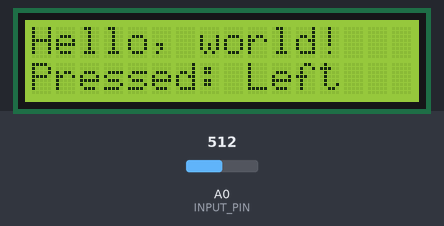
A sketch run on a simulated Arduino Uno, built with avr-gcc and run on an emulated ATmega328P. Parts: 16×2 character LCD. The test bench sets the inputs (shaded band); at power-on: A0 (INPUT_PIN) = 512.

Above: at 1.2 s.
1.3 s: A0 (INPUT_PIN) set to 440
At 2.5 s:
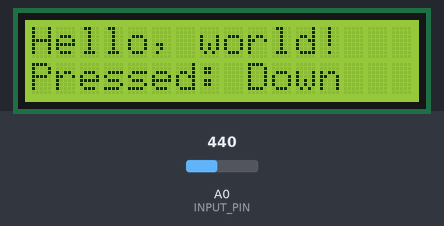
2.8 s: A0 (INPUT_PIN) set to 240
At 3.8 s:
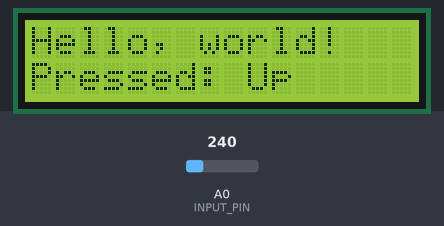
4.3 s: A0 (INPUT_PIN) set to 40
At 5.0 s:
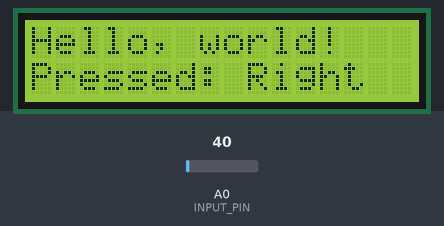
5.8 s: A0 (INPUT_PIN) set to 660
At 6.1 s:
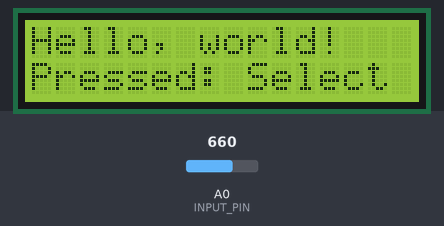
7.3 s: A0 (INPUT_PIN) set to 860
At 8.4 s:
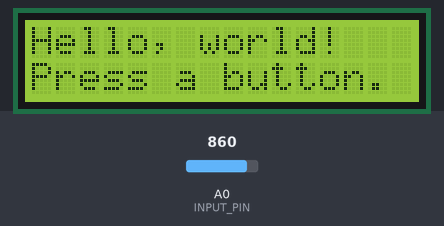
8.8 s: A0 (INPUT_PIN) set to 840
At 9.6 s:
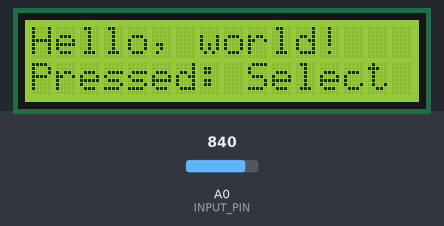
Timing chart, 0 to 11.3 s (numbered marks = the images above; inputs shaded):
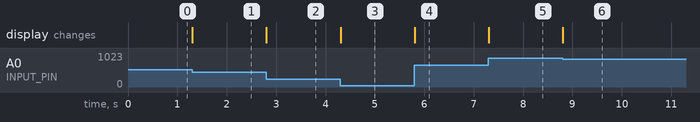

Measured:
- after the input at 1.3 s, the display: changes at once (image 1)
- after the input at 2.8 s, the display: changes at once (image 2)
- after the input at 4.3 s, the display: changes at once (image 3)
- after the input at 5.8 s, the display: changes at once (image 4)
- after the input at 7.3 s, the display: changes at once (image 5)
- after the input at 8.8 s, the display: changes at once (image 6)

The sketch:

03-lcd-shield.ino
```cpp
#include <LiquidCrystal.h>

enum button {
  NONE,
  RIGHT,
  UP,
  DOWN,
  LEFT,
  SELECT
};

// incoming values on pin 0 indicate which button was pressed
const int INPUT_PIN = 0;
const int RIGHT_THRESHOLD = 50;
const int UP_THRESHOLD = 250;
const int DOWN_THRESHOLD = 450;
const int LEFT_THRESHOLD = 650;
const int SELECT_THRESHOLD = 850;

button read_button() {
  int input = analogRead(INPUT_PIN);
  if (input < RIGHT_THRESHOLD) return RIGHT;
  if (input < UP_THRESHOLD) return UP;
  if (input < DOWN_THRESHOLD) return DOWN;
  if (input < LEFT_THRESHOLD) return LEFT;
  if (input < SELECT_THRESHOLD) return SELECT;
  return NONE;
}

LiquidCrystal lcd(8, 9, 4, 5, 6, 7);

void setup() {
  lcd.begin(16, 2);
  lcd.clear();
  lcd.print("Hello, world!");
}

void loop() {
  lcd.setCursor(0, 1);
  switch (read_button()) {
    case RIGHT:
      lcd.print("Pressed: Right  ");
      break;
    case UP:
      lcd.print("Pressed: Up     ");
      break;
    case DOWN:
      lcd.print("Pressed: Down   ");
      break;
    case LEFT:
      lcd.print("Pressed: Left   ");
      break;
    case SELECT:
      lcd.print("Pressed: Select ");
      break;
    default:
      lcd.print("Press a button. ");
  }
}
```
